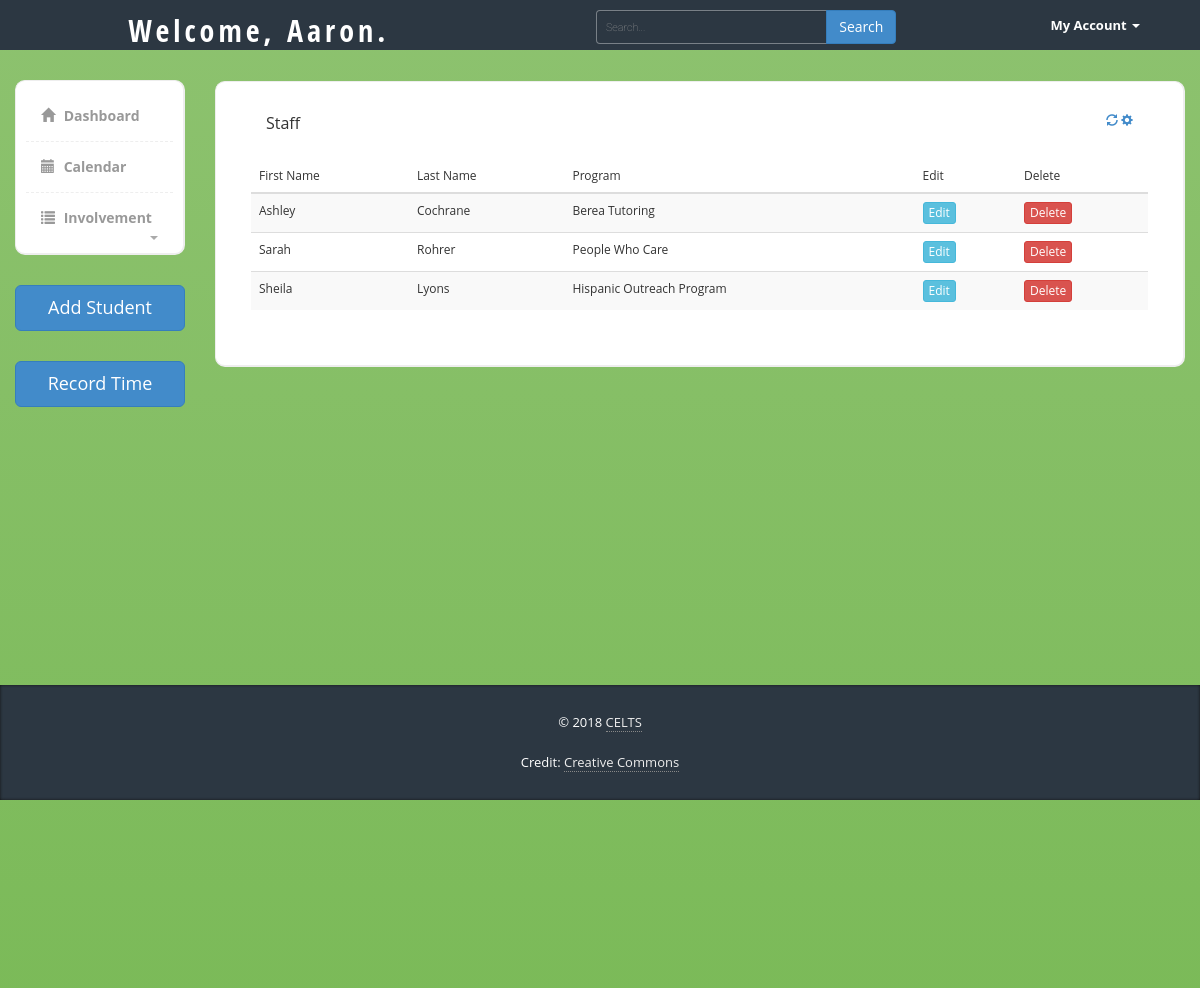
The page /page/staff.php (signed in) on the database its author committed.
### tables this page shows
CREATE TABLE `staff` (
  `Staff_ID` int(11) NOT NULL,
  `First_Name` varchar(255) NOT NULL,
  `Last_Name` varchar(255) NOT NULL,
  `Prog_ID` int(11) NOT NULL
);

CREATE TABLE `programs` (
  `Prog_ID` int(11) NOT NULL,
  `Prog_Name` text NOT NULL
);

### operate/session.php (called while the page is built, shortened)
<?php
include '../config/open_connect.php';
$user_check = $_SESSION['login_user'];
$ses_sql = mysqli_query($link,"select First_Name from login where First_Name = '$user_check' ");
$row = mysqli_fetch_array($ses_sql,MYSQLI_ASSOC);
$login_session = $row['First_Name'];
?>

### page/staff.php (the view, shortened to what this page needs)
<?php
include '../include/_header.php';
include '../operate/session.php';
include '../include/sub_header.php';
include '../config/open_connect.php';
?>
  <div class="page-content">
    <div class="row">
    <div class="col-md-2">
      <div class="sidebar content-box" style="display: block;">
              <ul class="nav">
                  <li><a href="dashboard.php"><i class="glyphicon glyphicon-home"></i> Dashboard</a></li>
                  <li><a href="calendar.php"><i class="glyphicon glyphicon-calendar"></i> Calendar</a></li>
                  <li class="submenu">
                       <a href="#">
                          <i class="glyphicon glyphicon-list"></i> Involvement
                          <span class="caret pull-right"></span>
                       </a>
                  </li>
              </ul>
           </div>
           <div style="margin-top:5px; margin-bottom:30px;">
               <button type="button" class="btn btn-lg btn-block btn-primary" id="staffButton">Add Student</button>
             </div>
           <div style="margin-top:5px; margin-bottom:30px;">
               <button type="button" class="btn btn-lg btn-block btn-primary" id="timeButton">Record Time</button>
             </div>
    </div>
    <div class="col-md-10">
      </div>
      <div class="col-md-10" style="float: right;">
        <div class="content-box-large">
          <div class="panel-heading">
          <div class="panel-title">Staff</div>
          <div class="panel-options">
            <a href="#" data-rel="collapse"><i class="glyphicon glyphicon-refresh"></i></a>
            <a href="#" data-rel="reload"><i class="glyphicon glyphicon-cog"></i></a>
          </div>
        </div>
          <div class="panel-body">
<?php
$sql_query = "SELECT * FROM staff";
?>
            <table class="table table-striped">
                  <thead>
                    <tr>
                      <th>First Name</th>
                      <th>Last Name</th>
                      <th>Program</th>
                      <th>Edit</th>
                      <th>Delete</th>
                    </tr>
                  </thead>
                  <tbody>
                  <?php
                  if ($result = mysqli_query($link, $sql_query )) {
                        while ($theRow = mysqli_fetch_array($result, MYSQLI_ASSOC)) {
                          $sql_query_2 = "SELECT Prog_Name from programs WHERE Prog_ID =" .$theRow['Prog_ID']."";
                          $result_2 = mysqli_query($link, $sql_query_2);
                          $theRow_2 = mysqli_fetch_array($result_2, MYSQLI_ASSOC);
                          echo "<tr><td>".$theRow['First_Name'].
                          "</td><td>".$theRow['Last_Name'].
                          "</td><td>".$theRow_2['Prog_Name'].
                          "</td><td><a href='edit_staff.php?id=" . $theRow['Staff_ID'] . "'>
                          <button class='btn btn-info btn-xs'>Edit</button></a></td>",
                          "<td><a href='del_staff.php?id=" . $theRow['Staff_ID'] . "'
                          onClick=\"return confirm('Wait a minute! Sure about this?');\">
                          <button class='btn btn-danger btn-xs'>Delete</button></a></td></tr>\n";
                        }
                  }
                         else {
                            echo "No results found. Nothing to show!";
                        }
                  ?>
                  </tbody>
                </table>
          </div>
        </div>
      </div>
      <div class="col-md-10" style="float: right;">
        </div>
    </div>
  </div>
<?php
include '../include/_footer.php';
?>

### include/sub_header.php (shortened to what this page needs)
<div class="header">
   <div class="container">
      <div class="row">
         <div class="col-md-5">
            <div class="logo">
               <h1><a href="#">Welcome, <?php echo $login_session; ?>.</a></h1>
            </div>
         </div>
         <div class="col-md-5">
            <div class="row">
              <div class="col-lg-12">
                <div class="input-group form">
                     <input type="text" class="form-control" placeholder="Search...">
                     <span class="input-group-btn">
                       <button class="btn btn-primary" type="button">Search</button>
                     </span>
                </div>
              </div>
            </div>
         </div>
         <div class="col-md-2">
            <div class="navbar navbar-inverse" role="banner">
                <nav class="collapse navbar-collapse bs-navbar-collapse navbar-right" role="navigation">
                  <ul class="nav navbar-nav">
                    <li class="dropdown">
                      <a href="#" class="dropdown-toggle" data-toggle="dropdown">My Account <b class="caret"></b></a>
                    </li>
                  </ul>
                </nav>
            </div>
         </div>
      </div>
   </div>
</div>

### css/main_style.css (style rules this page uses)
html, body, div, span, applet, object, iframe, h1, h2, h3, h4, h5, h6, p, blockquote, pre, a, abbr, acronym, address, big, cite, code, del, dfn, em, img, ins, kbd, q, s, samp, small, strike, strong, sub, sup, tt, var, b, u, i, dl, dt, dd, ol, nav ul, nav li, fieldset, form, label, legend, table, caption, tbody, tfoot, thead, tr, th, td, article, aside, canvas, details, embed, figure, figcaption, footer, header, hgroup, menu, nav, output, ruby, section, summary, time, mark, audio, video { margin: 0; padding: 0; border: 0; font-size: 100%; font: inherit; vertical-align: baseline; }
article, aside, details, figcaption, figure, footer, header, hgroup, menu, nav, section { display: block; }
ol, ul { list-style: none; margin: 0px; padding: 0px; }
table { border-collapse: collapse; border-spacing: 0; }
a { text-decoration: none; }
body { background: #76b852; background: -webkit-linear-gradient(to top, #76b852, #8DC26F); background: -moz-linear-gradient(to top, #76b852, #8DC26F); background: -o-linear-gradient(to top, #76b852, #8DC26F); background: linear-gradient(to top, #76b852, #8DC26F); background-size: cover; background-attachment: fixed; font-family: 'Roboto', sans-serif; }
h1,h5 { font-size: 3em; text-align: center; color: #fff; font-weight: 100; text-transform: capitalize; letter-spacing: 4px; font-family: 'Roboto', sans-serif; }
input[type="text"], input[type="email"], input[type="password"] { font-size: 0.9em; color: #fff; font-weight: 100; width: 94.5%; display: block; border: none; padding: 0.8em; border: solid 1px rgba(255, 255, 255, 0.37); -webkit-transition: all 0.3s cubic-bezier(0.64, 0.09, 0.08, 1); transition: all 0.3s cubic-bezier(0.64, 0.09, 0.08, 1); background: -webkit-linear-gradient(top, rgba(255, 255, 255, 0) 96%, #fff 4%); background: linear-gradient(to bottom, rgba(255, 255, 255, 0) 96%, #fff 4%); background-position: -800px 0; background-size: 100%; background-repeat: no-repeat; color: #fff; font-family: 'Roboto', sans-serif; }
@media (max-width:1440px) { input[type="text"], input[type="email"], input[type="password"] { width: 94%; } }
@media (max-width:1366px) { h1 { font-size: 2.6em; } }

### rows shown on the page
staff: First_Name "Ashley", Last_Name "Cochrane", Prog_ID.Prog_Name "Berea Tutoring"
staff: First_Name "Sarah", Last_Name "Rohrer", Prog_ID.Prog_Name "People Who Care"
staff: First_Name "Sheila", Last_Name "Lyons", Prog_ID.Prog_Name "Hispanic Outreach Program"

### other values the page prints
$login_session "Aaron"
